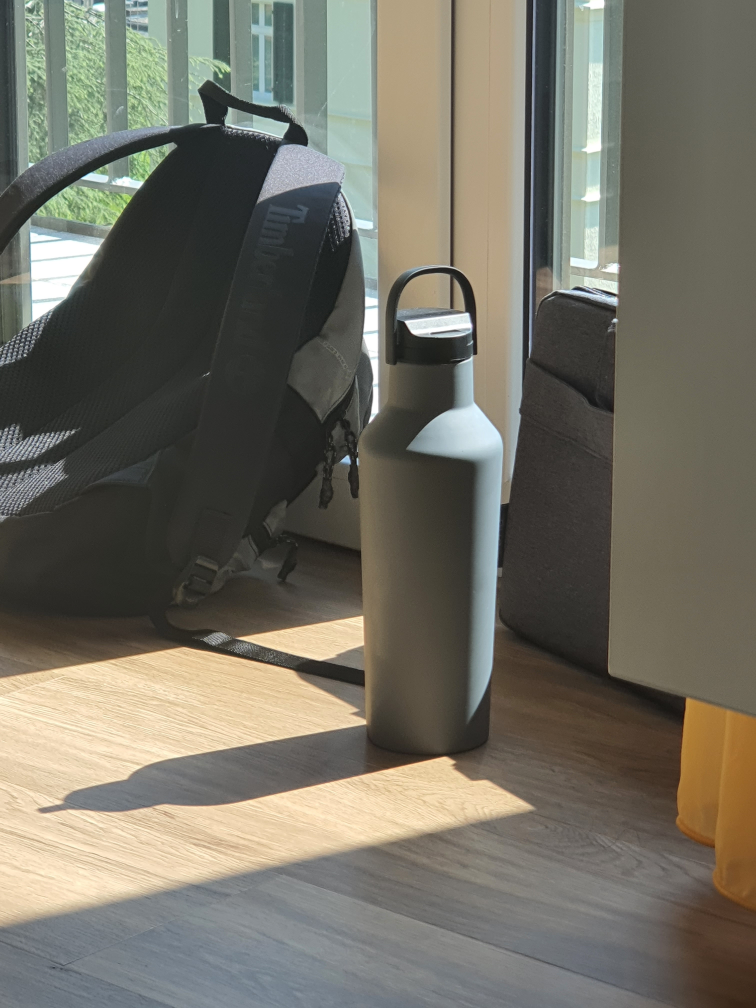
#> input picture codes/test.jpg, 3024 x 4032 px (shown at 1/4 size)
$ python cv_test.py
#> lines starting #> are read from the running program, lines starting #| are printed output that depends on the picture
import cv2 as cv
import numpy as np
from scipy import ndimage


img = cv.imread("test.jpg")
#> img is the input picture: shape (4032, 3024, 3); mean B, G, R 100.4, 112, 114.8
img = cv.resize(img, (img.shape[1]//20, img.shape[0]//20))
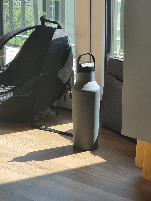
#> img: shape (201, 151, 3); mean B, G, R 100.3, 111.9, 114.7
img = img[:128, :128, :]
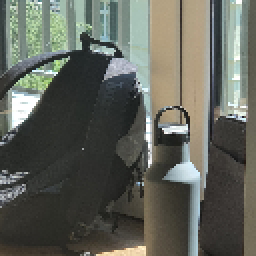
#> img: shape (128, 128, 3) (shown 2 times larger); mean B, G, R 91.1, 99.8, 97.1

kernel = [
    [ 1/4, -2/4, 1/4],
    [ -2/4, 1/4, -2/4],
    [ 1/4, -2/4, 1/4]
]
kernel = np.array(kernel).reshape((3, 3, 1))
print(kernel)
img = ndimage.convolve(img, kernel)
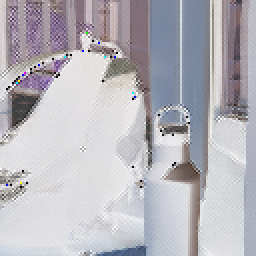
#> img: shape (128, 128, 3) (shown 2 times larger); mean B, G, R 187.4, 180.8, 182.8

cv.imshow('test', img)
cv.waitKey(10000)
